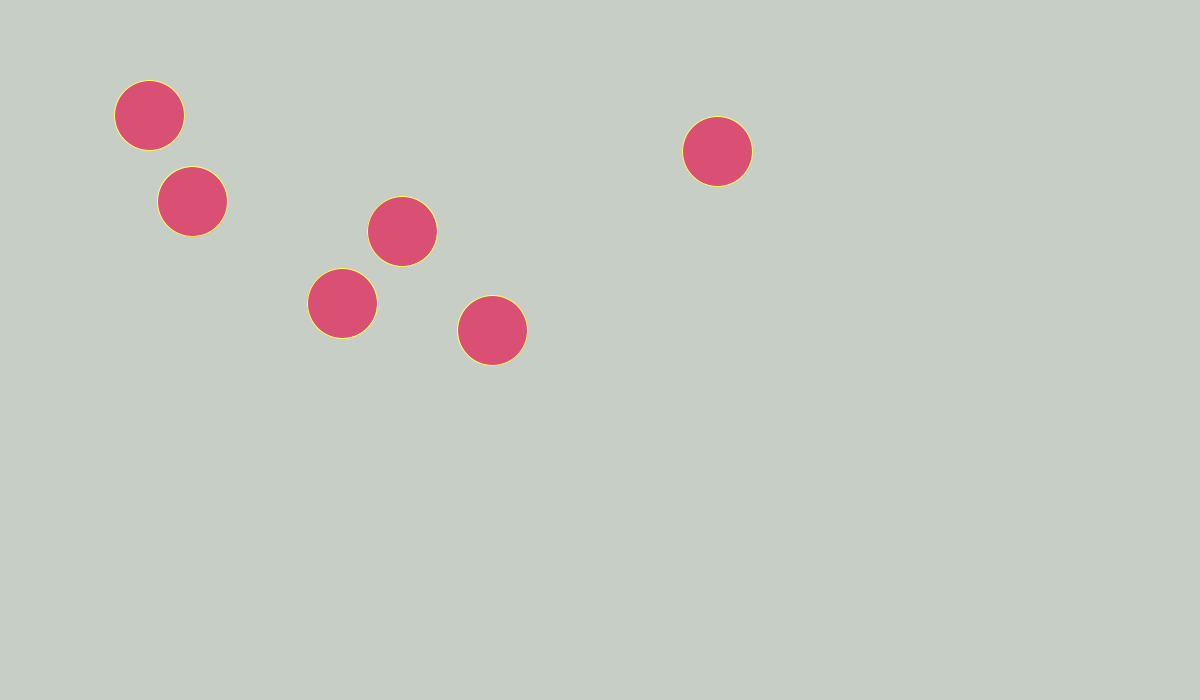
Frame 1 (no input)
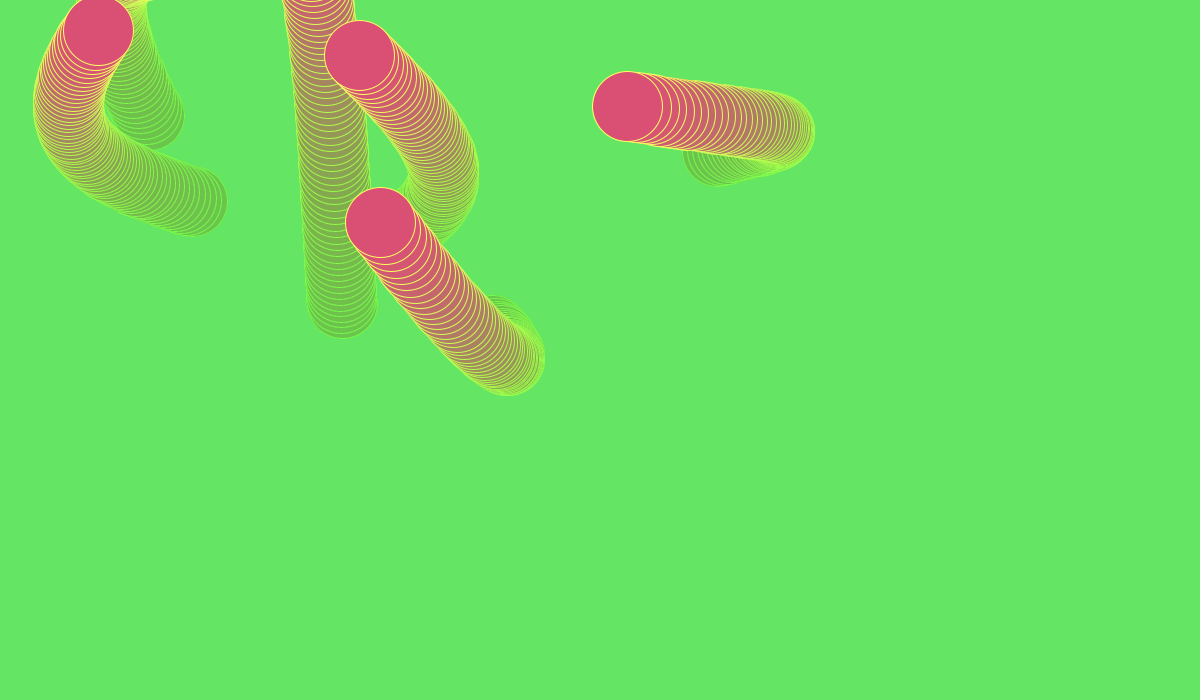
Frame 60 (the mouse pressed at the canvas centre just before this capture)
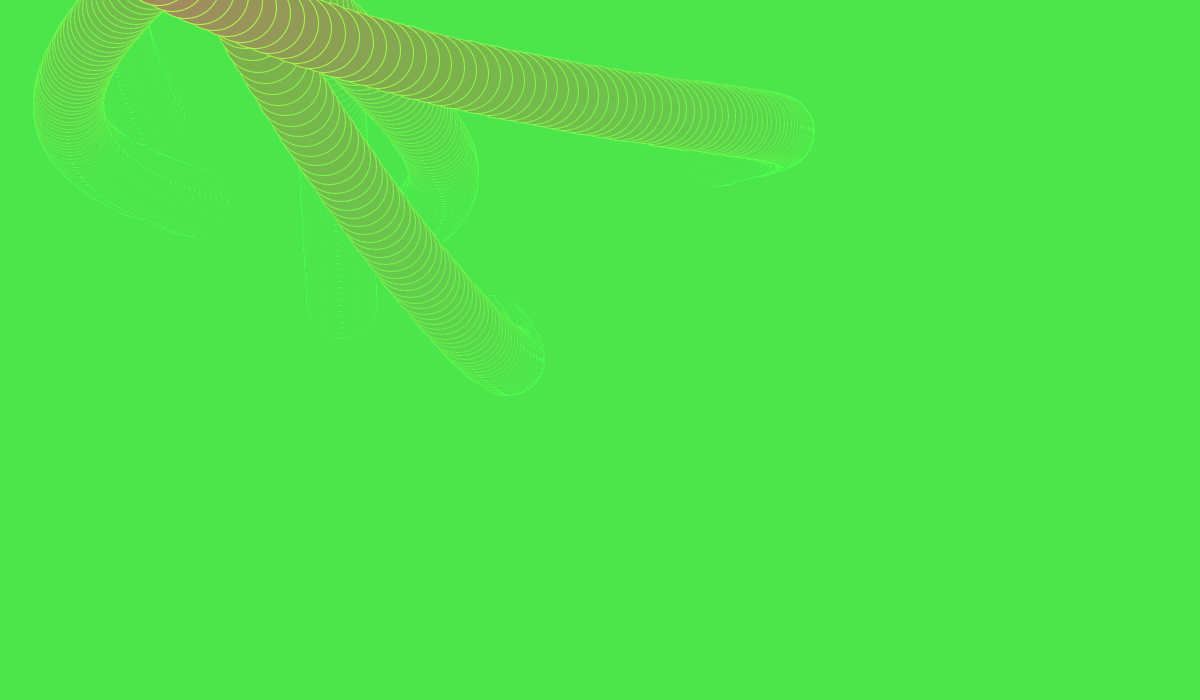
Frame 120 (the mouse held since frame 60 and released just before this capture)

The Processing sketch that drew these frames (run headless with seeded random() and noise(); from frame 60 on, the mouse is pressed at the canvas centre):

// Processing sketch: newtonian0
// ── newtonian0.pde
//COSTANTS
float G = -random(1);

PGraphics pg;

float BGR = random(255), BGG = random(255), BGB = random(255);  //background colours
float BR = random(255), BG = random(255), BB = random(255);     //ball colours

System s;
int n = int(random(2, 10));  //number of planets
float size = random(50, 100);
float bf = 100; //buffer space from window edge
float maxva = 1; //maximum initial speed of each planet

void setup(){
  frameRate(30);
  size(1200, 700);
  s = new System(n);
  
  pg = createGraphics(1200, 700);
  
  drawBackground();
}

void draw(){
  drawBackground();
  s.update();
}

void keyPressed(){

  if(key == ' '){
  s = new System(n);

  BGR = random(255); BGG = random(255); BGB = random(255);  //background colours
  BR = random(100, 245); BG = random(100, 200); BB = random(200, 255);  //ball colours
  print(random(bf, width-bf), "bf: ", bf, ", height: ", height-bf, "\n");
  background(255, 200, 220);
  }

}

void drawBackground(){
  pg.beginDraw();
  pg.background(BGR, BGG, BGB, 5);
  pg.endDraw();
  image(pg, 0, 0);
}

// ── Body.pde
class Body{
  PVector choords = new PVector(0, 0);  //the x and y
  PVector v = new PVector(0, 0);
  PVector a = new PVector(0, 0);
  float mass;
  float r;  //make the radius proportional to the mass of the body
  float gforcemag, gforcedir;
  
  public Body(PVector choords, PVector v, float mass){
    this.choords.set(choords);
    this.v.set(v);
    this.mass = mass;
    this.r = 70;
  }
  
  public void applyForce(PVector force){
    // A = F/M
    this.a.add(PVector.div(force, this.mass));
  }
  
  public void gravitate(Body b){
    PVector force = PVector.sub(this.choords, b.choords); 
    float distSq = constrain(force.magSq(), 100, 1000); 
    //F = G*(M1*M2)/|D|^2
    force.setMag( G*this.mass*b.mass/distSq );
    //print("distsq: ", distSq, ", force: ", G*this.mass*b.mass/distSq ,"\n");
    this.applyForce(force);
  }
  
  private void move(){
    //print("x: ", this.choords.x, ", y: ", this.choords.y, ", vx: ", this.v.x, ", vy: ", this.v.y, "\n");
    this.v.add(this.a);
    this.choords.add(this.v);
    //print("x: ", this.choords.x, ", y: ", this.choords.y, ", vx: ", this.v.x, ", vy: ", this.v.y, "\n");
    this.a.set(0, 0); 
  }
  
  public void display(){
    push();
    fill(BR, BG, BB);
    stroke(255, 255, 100);
    circle(this.choords.x, this.choords.y, this.r);
    pop();
  }
  
  public void update(Body b){
    this.gravitate(b);
    this.move();
  }
  
  public void printInfo(){
    print("x: ", this.choords.x, ", y: ", this.choords.y, ", mass: ", this.mass, ", r: ", this.r, "\n");
  }
  
}

// ── System.pde
class System{
  Body[] bodies;
  
  public System(int n){
    this.bodies = new Body[n];
    for (int i = 0; i < n; i++){
      this.bodies[i] = new Body( new PVector(random(bf, width-bf), random(bf, height-bf)),  //pos
                    new PVector(random(-maxva, maxva), random(-maxva, maxva)), //speed
                    random(20));  //mass
    }
  }
  
  public void update(){
    for (int i = 0; i < this.bodies.length; i++){
      push();
      this.bodies[i].display();
      pop();
      for (int j = 0; j < this.bodies.length; j++){
         this.bodies[i].update(this.bodies[j]);
      }
    }
  }
}
